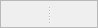
                        <widget class="QWidget" name="page_shap2">
                         <property name="geometry">
                          <rect>
                           <x>0</x>
                           <y>0</y>
                           <width>98</width>
                           <height>28</height>
                          </rect>
                         </property>
                         <attribute name="label">
                          <string>SHAP Decision, Waterfall</string>
                         </attribute>
                         <layout class="QVBoxLayout" name="verticalLayout_37">
                          <property name="spacing">
                           <number>0</number>
                          </property>
                          <property name="leftMargin">
                           <number>0</number>
                          </property>
                          <property name="topMargin">
                           <number>0</number>
                          </property>
                          <property name="rightMargin">
                           <number>0</number>
                          </property>
                          <property name="bottomMargin">
                           <number>0</number>
                          </property>
                          <item>
                           <widget class="QFrame" name="frame_shapley_4">
                            <property name="sizePolicy">
                             <sizepolicy hsizetype="Expanding" vsizetype="Expanding">
                              <horstretch>0</horstretch>
                              <verstretch>0</verstretch>
                             </sizepolicy>
                            </property>
                            <property name="minimumSize">
                             <size>
                              <width>0</width>
                              <height>0</height>
                             </size>
                            </property>
                            <property name="baseSize">
                             <size>
                              <width>0</width>
                              <height>2000</height>
                             </size>
                            </property>
                            <property name="frameShape">
                             <enum>QFrame::StyledPanel</enum>
                            </property>
                            <property name="frameShadow">
                             <enum>QFrame::Raised</enum>
                            </property>
                            <layout class="QHBoxLayout" name="horizontalLayout_94">
                             <property name="spacing">
                              <number>0</number>
                             </property>
                             <property name="leftMargin">
                              <number>0</number>
                             </property>
                             <property name="topMargin">
                              <number>0</number>
                             </property>
                             <property name="rightMargin">
                              <number>0</number>
                             </property>
                             <property name="bottomMargin">
                              <number>0</number>
                             </property>
                             <item>
                              <widget class="QSplitter" name="splitter_frame_shapley_4">
                               <property name="orientation">
                                <enum>Qt::Horizontal</enum>
                               </property>
                               <widget class="MplWidget" name="shap_decision" native="true">
                                <property name="sizePolicy">
                                 <sizepolicy hsizetype="Expanding" vsizetype="Maximum">
                                  <horstretch>0</horstretch>
                                  <verstretch>0</verstretch>
                                 </sizepolicy>
                                </property>
                                <property name="minimumSize">
                                 <size>
                                  <width>0</width>
                                  <height>0</height>
                                 </size>
                                </property>
                               </widget>
                               <widget class="MplWidget" name="shap_waterfall" native="true">
                                <property name="sizePolicy">
                                 <sizepolicy hsizetype="Expanding" vsizetype="Maximum">
                                  <horstretch>0</horstretch>
                                  <verstretch>0</verstretch>
                                 </sizepolicy>
                                </property>
                                <property name="maximumSize">
                                 <size>
                                  <width>16777215</width>
                                  <height>16777215</height>
                                 </size>
                                </property>
                               </widget>
                              </widget>
                             </item>
                            </layout>
                           </widget>
                          </item>
                         </layout>
                        </widget>
